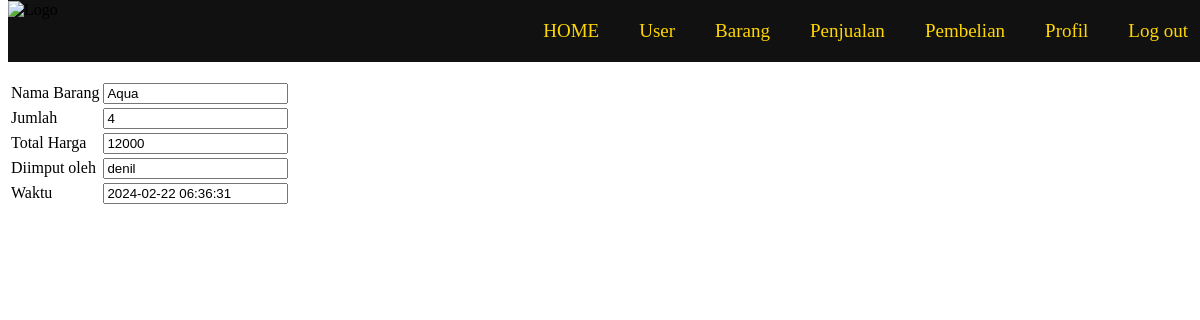
The page /read-pembelian.php?id=23 (signed in) on the database its author committed.
### tables this page shows
CREATE TABLE `pembelian` (
  `id` int(10) UNSIGNED NOT NULL,
  `id_barang` int(10) UNSIGNED NOT NULL,
  `jumlah` int(10) UNSIGNED NOT NULL,
  `total_harga` int(10) UNSIGNED NOT NULL,
  `id_staff` int(10) UNSIGNED NOT NULL,
  `created_at` timestamp NULL DEFAULT current_timestamp(),
  `updated_at` timestamp NULL DEFAULT NULL ON UPDATE current_timestamp()
);

CREATE TABLE `barang` (
  `id` int(10) UNSIGNED NOT NULL,
  `nama` varchar(50) NOT NULL,
  `kategori` enum('makanan','minuman') NOT NULL,
  `stok` int(10) UNSIGNED NOT NULL,
  `harga_beli` int(10) UNSIGNED NOT NULL,
  `created_at` timestamp NOT NULL DEFAULT current_timestamp(),
  `updated_at` timestamp NULL DEFAULT NULL ON UPDATE current_timestamp(),
  `harga_jual` int(11) NOT NULL
);

CREATE TABLE `user` (
  `id` int(10) UNSIGNED NOT NULL,
  `username` varchar(50) NOT NULL,
  `password` varchar(225) NOT NULL,
  `level` enum('admin','keuangan','logistik') NOT NULL,
  `created_at` timestamp NOT NULL DEFAULT current_timestamp(),
  `updated_at` timestamp NULL DEFAULT NULL ON UPDATE current_timestamp()
);

### read-pembelian.php (the view, shortened to what this page needs)
<!DOCTYPE html>
<html lang="en">
<head>
</head>
<body>
    <?php include "menu.php"; ?>
    <?php
    require "koneksi.php";
    $id = $_GET["id"];
    $sql = "SELECT pembelian.id, barang.nama as nama_barang, pembelian.jumlah, pembelian.total_harga, user.username, pembelian.created_at FROM barang JOIN pembelian ON barang.id = pembelian.id_barang JOIN user ON user.id = pembelian.id_staff WHERE pembelian.id = '$id'";
    $query = mysqli_query($koneksi, $sql);
    $pembelian = mysqli_fetch_array($query);
    ?>
    <div>
        <h1>Lihat Pembelian</h1>
        <table>
            <tr>
                <td>Nama Barang</td>
                <td><input readonly type="text" value="<?= $pembelian["nama_barang"] ?>"></td>
            </tr>
            <tr>
                <td>Jumlah</td>
                <td><input readonly type="text" value="<?= $pembelian["jumlah"] ?>"></td>
            </tr>
            <tr>
                <td>Total Harga</td>
                <td><input readonly type="text" value="<?= $pembelian["total_harga"] ?>"></td>
            </tr>
            <tr>
                <td>Diimput oleh</td>
                <td><input readonly type="text" value="<?= $pembelian["username"] ?>"></td>
            </tr>
            <tr>
                <td>Waktu</td>
                <td><input readonly type="text" value="<?= $pembelian["created_at"] ?>"></td>
            </tr>
        </table>
    </div>
</body>
</html>

### rows shown on the page
pembelian: id_barang.nama "Aqua", jumlah "4", total_harga "12000", id_staff.username "denil", created_at "2024-02-22 06:36:31"
